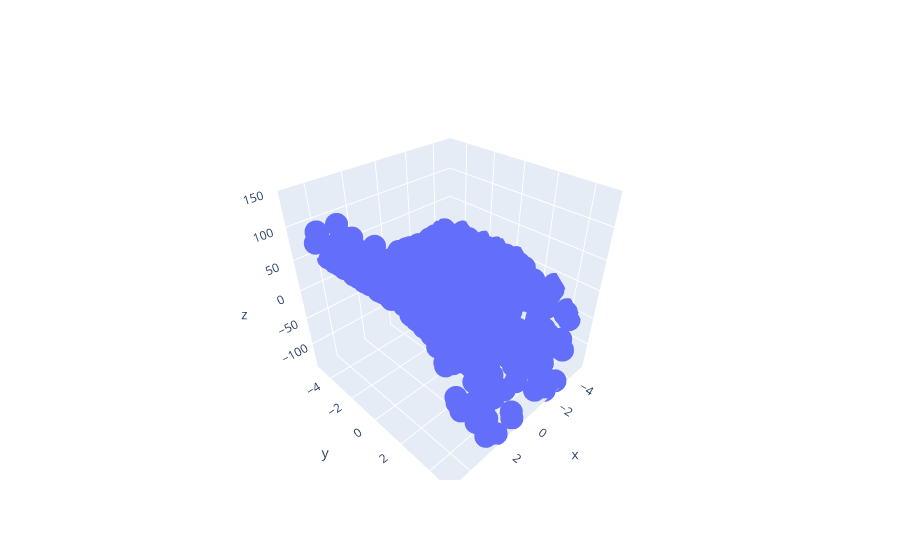

The cell this chart's notebook holds for it:
### Code cell
# shoe this 3d plot
import plotly.graph_objects as go
import numpy as np
fig = go.Figure(data=[go.Scatter3d(x=x1, y=x2, z=Y, mode='markers')])
fig.show()

### Figure 1 — Plotly figure (JSON) as saved in the notebook; plotly's stock layout.template omitted (floating-point values rounded to 4 significant figures; data arrays with more than 128 entries replaced by an {"elided": "..."} marker saying what was removed)
{"data": [{"mode": "markers", "type": "scatter3d", "x": {"elided": "400 float values"}, "y": {"elided": "400 float values"}, "z": {"elided": "400 float values"}}], "layout": {}}
